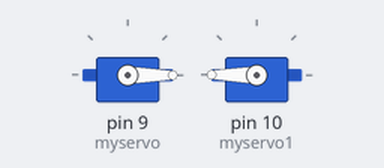
Simulated run of this sketch. Board: Arduino Uno, built with avr-gcc and run on an emulated ATmega328P. Shown: 2 × servo.

Above: at 0.05 s.
At 1.4 s:
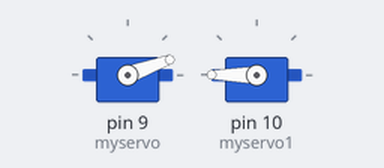
At 2.75 s:
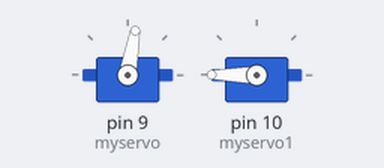
At 5.5 s:
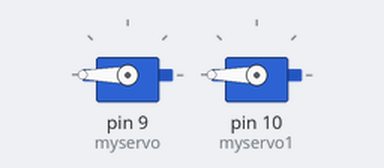
Timing chart, 0 to 7.2 s (numbered marks = the images above):
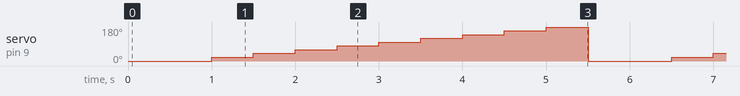

The sketch:

sketch_jun19a.ino
```cpp
#include <Servo.h>

Servo myservo;
Servo myservo1;

int a1=0,a2=180,i;

void setup() {
    myservo.attach(9);
    myservo1.attach(10);
    myservo.write(20);
    myservo1.write(180);
    Serial.begin(9600);
    Serial.println();
}
void loop() {
   for (i=-20; i<=180 ; i=i+20) {
    a1=i;
    myservo.write(a1);
    delay(500);
  }
}
```

Measured:
- by itself, servo on pin 9 (myservo): repeats every 5.5 s: 40° 0.50 s, 60° 0.50 s, 80° 0.50 s, 100° 0.50 s, 120° 0.50 s, 140° 0.50 s, 160° 0.50 s, 180° 0.50 s, 0° 1.0 s, 20° 0.50 s
